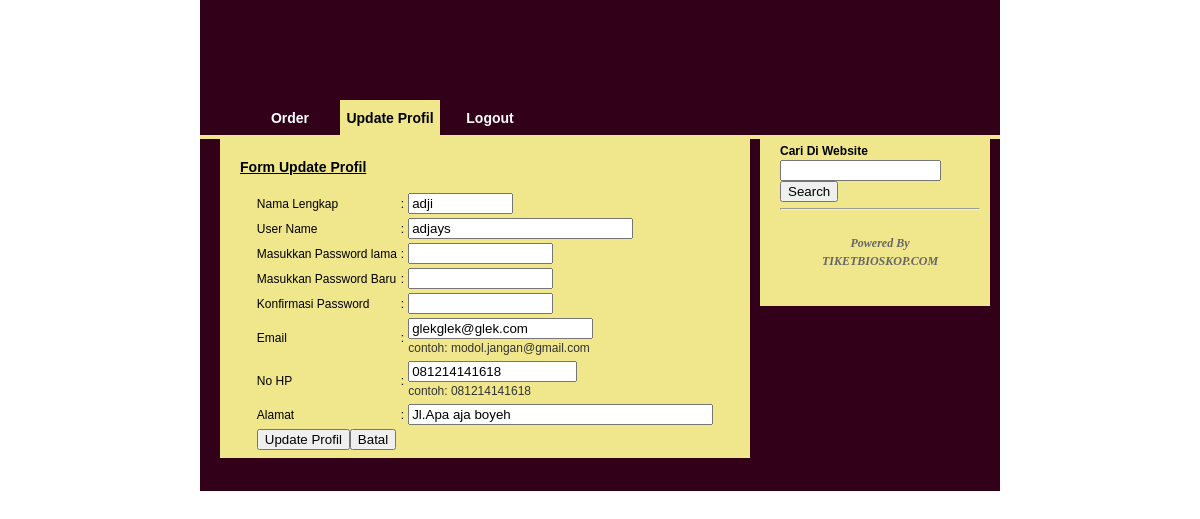
The app's page /update_profil.php (signed in) with its own data.
### tables this page shows
CREATE TABLE IF NOT EXISTS `user` (
  `user` varchar(15) NOT NULL,
  `psw` varchar(50) NOT NULL,
  `nama` varchar(20) NOT NULL,
  `email` varchar(25) NOT NULL,
  `hp` varchar(12) NOT NULL,
  `alamat` varchar(25) NOT NULL,
  PRIMARY KEY (`user`)
);

### update_profil.php (the view, shortened to what this page needs)
<?php
$user=$_SESSION['username'];
$q1="select * from user where user='$user';";
$q2=mysql_query($q1);
$data=mysql_fetch_array($q2);
?>
<!DOCTYPE html PUBLIC "-//W3C//DTD XHTML 1.0 Transitional//EN" "http://www.w3.org/TR/xhtml1/DTD/xhtml1-transitional.dtd">
<html xmlns="http://www.w3.org/1999/xhtml">
<head>
<link href="gaya.css" rel="stylesheet" type="text/css" />
</head>
<body>
<div id="wrapper">
<div id="header"></div>
<div id="menu">
<?php
 include "topmenu.php";
?>
  </div>
<div id="bawahnav"></div>
<div id="leftcontent">
<div id="teks">
<h3 align="left"><u>Form Update Profil </u></h3>
<form method="post" action="update_daftar.php" name="formdaftar" id="frm">
<table align="center">
<tr><td>Nama Lengkap</td><td>:</td><td><input type="text" name="nama" value="<?php echo $data['nama']?>"size="10">
<tr><td>User Name</td><td>:</td><td><input type="text" name="user" size="25" value="<?php echo $user;?>"></td></tr>
<tr><td>Masukkan Password lama</td><td>:</td><td><input type="password" name="psw0" value=""size="15"></td></tr>
<tr><td>Masukkan Password Baru</td><td>:</td><td><input type="password" name="psw" value=""size="15"></td></tr>
<tr><td>Konfirmasi Password</td><td>:</td><td><input type="password" name="psw2" size="15"></td></tr>
<tr><td>Email</td><td>:</td><td><input type="text" name="email" value="<?php echo $data['email'];?>" size="20">
<br/><font color="#333333">contoh: modol.jangan@gmail.com</font></td></tr>
<tr><td>No HP</td><td>:</td><td><input type="text" name="hp" size="18" value="<?php echo $data['hp'];?>">
<br/><font color="#333333">contoh: 081214141618</font></td></tr>
<tr><td>Alamat</td><td>:</td><td><input type="text" name="alamat" size="35" value="<?php echo $data['alamat'];?>"></td></tr>
<tr><td colspan="2"><input type="submit" name="submit" value="Update Profil"><input type="reset" value="Batal">
</td></tr>
</table>
</form>
</div>
</div>
<div id="rightcontent"><strong>Cari Di Website </strong><br/>
	  <form id="searchthis" action="http://ibc.gunadarma.ac.id/search" style="display:inline;" method="get">
	  <input id="b-query" maxlength="255" name="q" size="17" type="text"/>
	  <input id="b-searchbtn" value="Search" type="submit"/>
	  </form>
	  <hr/>
	  <center><br/>
	  <i><font color="#666666" face="verdana"><strong>Powered By <br/>TIKETBIOSKOP.COM</strong></font></i></center>
	  <br/><br/>
</div>
<div id="footer"></div>
</div>
</body>
</html>

### gaya.css (style rules this page uses)
body { font-family: Arial, Helvetica, sans-serif; font-size: 12px; color: #000000; line-height: 18px; background-image: url(images/back.jpg); margin: 0px; }
#wrapper { background-color:#330019; width: 800px; margin-right: auto; margin-left: auto; }
#wrapper #header { background-image: url(images/logo.png); height: 100px; width: 800px; }
#wrapper #menu { height: 35px; margin: 0 auto; width: 800x; padding-left: 20px; background-color:#330019; }
#wrapper #bawahnav { background-color:khaki; height: 4px; width: 800px; }
#wrapper #leftcontent { float: left; width: 530px; padding-right: 10px; padding-left: 20px; padding-bottom: 5px; }
#wrapper #leftcontent #teks { color: #000000; font-size: 12px; padding-left: 20px; padding-right: 20px; padding-bottom:5px; padding-top: 5px; text-decoration: none; background: khaki; text-align: justify; }
#wrapper #rightcontent { background-color:khaki; float: left; width: 200px; padding-right: 10px; padding-left: 20px; padding-top:3px; }
#wrapper #footer { padding-top:3px; font-size: 15px; color: #00CCFF; font-weight: bold; text-align: center; height: 25px; width: 800px; }

### records on screen
user: nama "adji", email "glekglek@glek.com", hp "081214141618", alamat "Jl.Apa aja boyeh"
